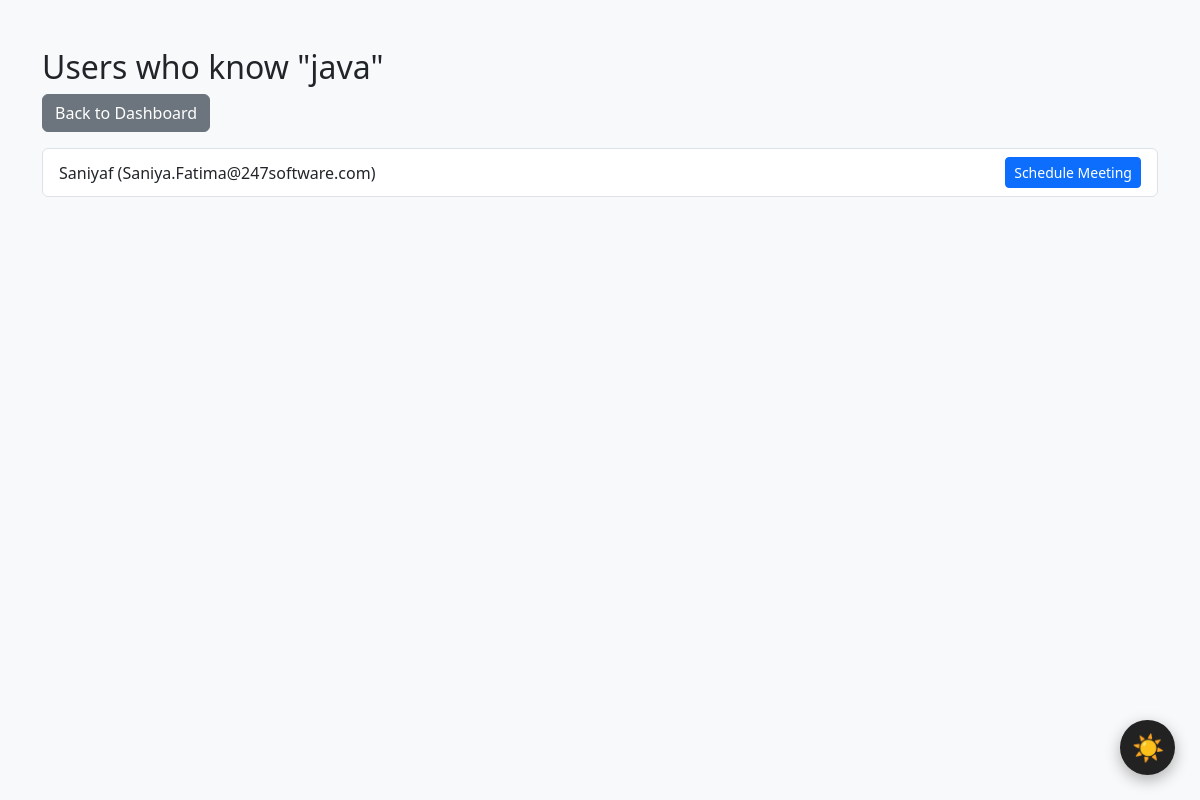
Page /match_results.php?skill=java (signed in) on the earlier database version.
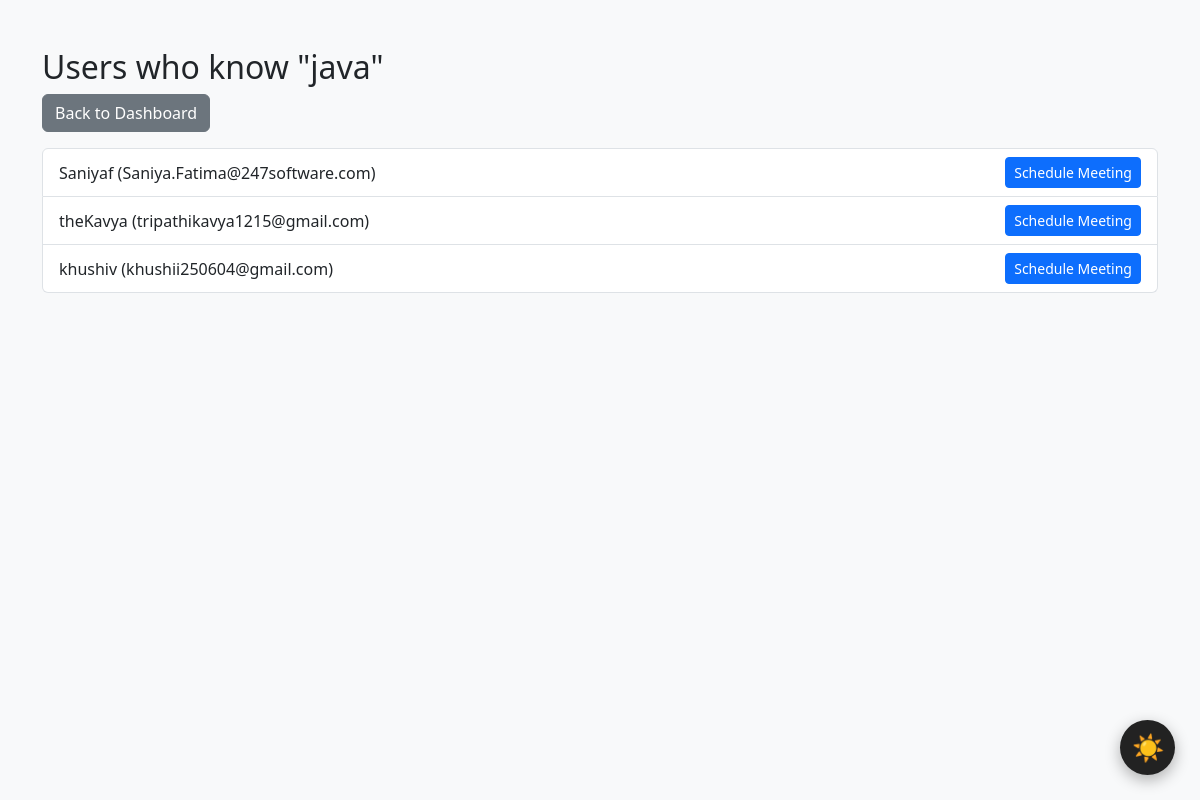
Same page on the later database version.
### tables this page shows
CREATE TABLE `users` (
  `id` int(10) UNSIGNED NOT NULL,
  `name` varchar(150) NOT NULL,
  `email` varchar(255) NOT NULL,
  `username` varchar(100) NOT NULL,
  `password_hash` varchar(255) NOT NULL,
  `created_at` datetime NOT NULL DEFAULT current_timestamp()
);

### match_results.php (the view, shortened to what this page needs)
<?php
require_once 'db.php';
$user_id = $_SESSION['user_id'];
$skill = $_GET['skill'];
$stmt = $mysqli->prepare("SELECT users.id, users.username, users.email FROM users
    INNER JOIN skills_have ON users.id = skills_have.user_id
    WHERE skills_have.skill = ? AND users.id != ?");
$stmt->bind_param("si", $skill, $user_id);
$stmt->execute();
$result = $stmt->get_result();
?>
<!DOCTYPE html>
<html lang="en">
<head>
<link href="https://cdn.jsdelivr.net/npm/bootstrap@5.3.2/dist/css/bootstrap.min.css" rel="stylesheet">
<?php include "theme.php"; ?>
</head>
<body class="bg-light">
<div class="container py-5">
    <h2>Users who know "<?= htmlspecialchars($skill) ?>"</h2>
    <a href="dashboard.php" class="btn btn-secondary mb-3">Back to Dashboard</a>
    <?php if($result->num_rows > 0): ?>
        <ul class="list-group">
            <?php while($row = $result->fetch_assoc()): ?>
                <li class="list-group-item d-flex justify-content-between align-items-center">
                    <?= htmlspecialchars($row['username']) ?> (<?= htmlspecialchars($row['email']) ?>)
                    <a href="schedule_meeting.php?receiver_id=<?= $row['id'] ?>&skill=<?= urlencode($skill) ?>" class="btn btn-sm btn-primary">Schedule Meeting</a>
                </li>
            <?php endwhile; ?>
        </ul>
    <?php else: ?>
        <div class="alert alert-info">No users found with this skill yet.</div>
    <?php endif; ?>
</div>
</body>
</html>

### theme.php (shortened to what this page needs)
<div class="floating-theme-btn" id="themeToggle">
    <div class="icon sun">☀️</div>
</div>

### theme.php (style rules this page uses)
.floating-theme-btn { position: fixed; bottom: 25px; right: 25px; width: 55px; height: 55px; border-radius: 50%; background: #222; color: #fff; display: flex; align-items: center; justify-content: center; cursor: pointer; box-shadow: 0 5px 15px rgba(0,0,0,0.3); transition: background 0.3s ease, transform 0.2s ease; z-index: 9999; }
.floating-theme-btn .icon { position: absolute; font-size: 26px; transition: 0.3s ease; }
.floating-theme-btn .sun { opacity: 1; transform: rotate(0deg); }

Differences in the rows shown:
added users: username "theKavya", email "tripathikavya1215@gmail.com"
added users: username "khushiv", email "khushii250604@gmail.com"
